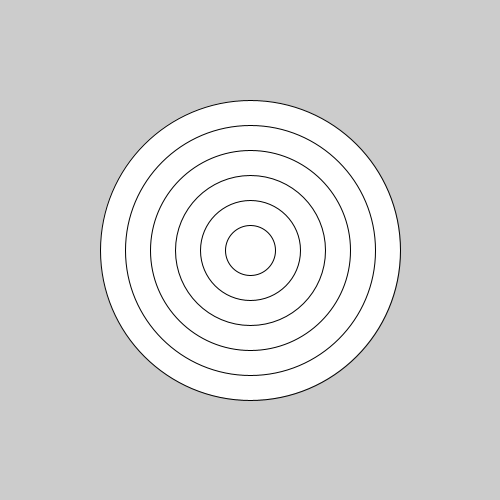
Frame 1 (no input)
Frame 60 (the mouse pressed at the canvas centre just before this capture): identical to frame 1, image omitted
Frame 120 (the mouse held since frame 60 and released just before this capture): identical to frame 1, image omitted

The Processing sketch that drew this single still picture (run headless with seeded random() and noise(); from frame 60 on, the mouse is pressed at the canvas centre):

// Processing sketch: sketch_190210a
// ── sketch_190210a.pde
PShape circle;
void setup(){
size(500, 500);  
ellipse(250, 250, 300, 300);

ellipse(250, 250, 250, 250);
noFill();
ellipse(250, 250, 200, 200);

ellipse(250, 250, 150, 150);
noFill();
ellipse(250, 250, 100, 100);

 ellipse(250, 250, 50, 50);
  
  
}
void draw(){

}
